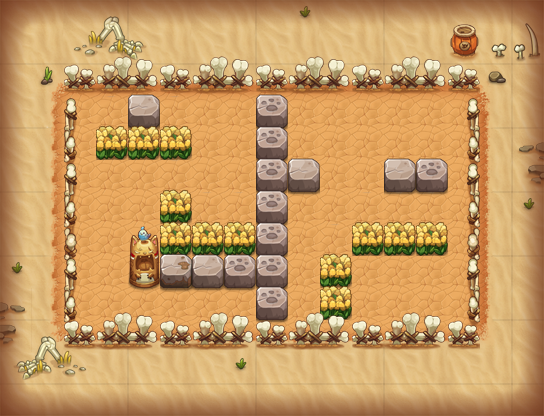

This game map was drawn from its Tiled (.tmx) file and the tilesets committed beside it. A one-line description and the trimmed map source follow:
An orthogonal 17x13 tile map with 32x32 px tiles, 15 tile layers (PASS, 块层 15, 块层 4, 块层 14, ...) and 8 objects (5x TRAP, 2x bysc3, PLAYER).

<map version="1.0" orientation="orthogonal" width="17" height="13" tilewidth="32" tileheight="32">
 <properties>
  <property name="DESTRY1" value="255" />
  <property name="DESTRY2" value="314" />
  <property name="DESTRY3" value="224" />
  <property name="DESTRY_COUNT" value="3" />
  <property name="EXP" value="245" />
  <property name="ITEM" value="D004" />
  <property name="MONEY" value="345" />
  <property name="START_SCRIPT" value="lv16" />
 </properties>
 <tileset firstgid="1" name="hmpy" tilewidth="32" tileheight="32">
  <image source="hmpy.png" width="500" height="1024" />
 </tileset>
 <layer name="PASS" width="17" height="13">
  <data>[221 cells, 172 non-empty, 10 distinct tile ids]</data>
 </layer>
 <layer name="块层 15" width="17" height="13">
  <data>[221 cells, 139 non-empty, 27 distinct tile ids]</data>
 </layer>
 <layer name="块层 4" width="17" height="13">
  <data>[221 cells, 69 non-empty, 9 distinct tile ids]</data>
 </layer>
 <layer name="块层 14" width="17" height="13">
  <data>[221 cells, 19 non-empty, 12 distinct tile ids]</data>
 </layer>
 <layer name="块层 3" width="17" height="13">
  <data>[221 cells, 58 non-empty, 14 distinct tile ids]</data>
 </layer>
 <layer name="块层 5" width="17" height="13">
  <data>[221 cells, 27 non-empty, 6 distinct tile ids]</data>
 </layer>
 <layer name="块层 2" width="17" height="13">
  <data>[221 cells, 104 non-empty, 6 distinct tile ids]</data>
 </layer>
 <layer name="SHELTER 9" width="17" height="13">
  <data>[221 cells, 11 non-empty, 3 distinct tile ids]</data>
 </layer>
 <layer name="SHELTER 8" width="17" height="13">
  <data>[221 cells, 2 non-empty, 2 distinct tile ids]</data>
 </layer>
 <layer name="SHELTER 7" width="17" height="13">
  <data>[221 cells, 6 non-empty, 5 distinct tile ids]</data>
 </layer>
 <layer name="SHELTER 6" width="17" height="13">
  <data>[221 cells, 7 non-empty, 2 distinct tile ids]</data>
 </layer>
 <layer name="SHELTER 5" width="17" height="13">
  <data>[221 cells, 2 non-empty, 2 distinct tile ids]</data>
 </layer>
 <layer name="SHELTER 4" width="17" height="13">
  <data>[221 cells, 4 non-empty, 3 distinct tile ids]</data>
 </layer>
 <layer name="SHELTER 3" width="17" height="13">
  <data>[221 cells, 4 non-empty, 2 distinct tile ids]</data>
 </layer>
 <layer name="SHELTER 2" width="17" height="13">
  <data>[221 cells, 2 non-empty, 2 distinct tile ids]</data>
 </layer>
 <objectgroup name="对象层 1" width="17" height="13">
  <object name="PLAYER" type="PLAYER" x="224" y="96" width="32" height="32" />
  <object name="fire1" type="TRAP" x="128" y="256" width="32" height="64">
   <properties>
    <property name="trap_id" value="1" />
    <property name="trap_particle" value="trap_fire_down_up_2.plist" />
    <property name="trap_state" value="open" />
   </properties>
  </object>
  <object name="bysc3" x="416" y="288" width="32" height="32">
   <properties>
    <property name="lua_ai" value="monster_bysc_ai" />
    <property name="quality" value="bysc3.quality" />
   </properties>
  </object>
  <object name="bysc3" x="416" y="96" width="32" height="32">
   <properties>
    <property name="lua_ai" value="monster_bysc_ai" />
    <property name="quality" value="bysc3.quality" />
   </properties>
  </object>
  <object name="zi_dan_up2" type="TRAP" x="320" y="160" width="32" height="32">
   <properties>
    <property name="trap_ani" value="fire_cat_up.actor" />
    <property name="trap_delay" value="2" />
    <property name="trap_id" value="0" />
    <property name="trap_script" value="trap(&quot;zi_dan_up2&quot;):setAtkPower(target(&quot;PLAYER&quot;):getHP()*0.1);trap(&quot;zi_dan_up2&quot;):turnUp(); trap(&quot;zi_dan_up2&quot;):getAI():getActions():addObject( AIUseSkill:create(   SkillLua:create(&quot;skill_0001&quot;)  )  );" />
    <property name="trap_start_mode" value="2" />
    <property name="trap_state" value="open" />
   </properties>
  </object>
  <object name="mp1" type="TRAP" x="224" y="288" width="32" height="32">
   <properties>
    <property name="trap_ani" value="mp.actor" />
    <property name="trap_floor" value="true" />
    <property name="trap_id" value="0" />
    <property name="trap_script" value="trap_moveto(&quot;PLAYER&quot;, &quot;mp1&quot;,target(&quot;mp2&quot;):getX(),target(&quot;mp2&quot;):getY() );" />
    <property name="trap_sound_id" value="1" />
    <property name="trap_start_mode" value="0" />
    <property name="trap_state" value="open" />
   </properties>
  </object>
  <object name="mp2" type="TRAP" x="288" y="96" width="32" height="32">
   <properties>
    <property name="trap_ani" value="mp.actor" />
    <property name="trap_floor" value="true" />
    <property name="trap_id" value="0" />
    <property name="trap_script" value="trap_moveto(&quot;PLAYER&quot;, &quot;mp2&quot;,target(&quot;mp1&quot;):getX(),target(&quot;mp1&quot;):getY() );" />
    <property name="trap_sound_id" value="1" />
    <property name="trap_start_mode" value="0" />
    <property name="trap_state" value="open" />
   </properties>
  </object>
  <object name="fire_control1" type="TRAP" x="96" y="96" width="32" height="32">
   <properties>
    <property name="trap_ani" value="switch.actor" />
    <property name="trap_floor" value="true" />
    <property name="trap_id" value="0" />
    <property name="trap_script" value="trap(&quot;fire_control1&quot;):setOpened( false ); trap(&quot;fire1&quot;):setVisit( false );" />
    <property name="trap_sound_id" value="2" />
    <property name="trap_start_mode" value="0" />
    <property name="trap_state" value="open" />
   </properties>
  </object>
 </objectgroup>
</map>
